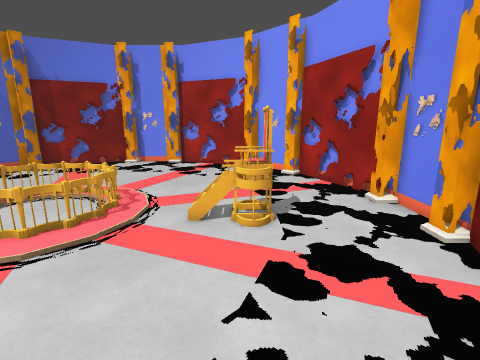
[1] (above)

12 first-person views from a walk through a 3-D level made in the Godot game engine. The camera is 1.5 m above the floor, tilts 12° down and sees 85° across. The floor is counted in squares, 0.5 m on a side. Each view is taken from the middle of a square. On the plan, view 1 faces up. The plan holds only what a view shows up to about 19 squares ahead; the rest is blank.

[2]
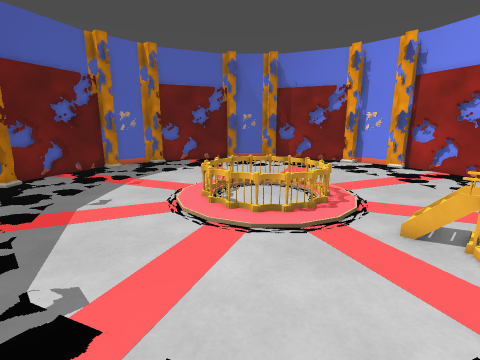

[3]
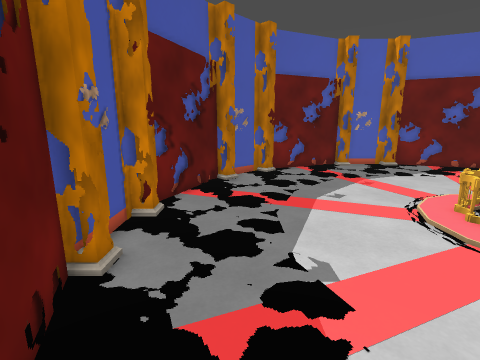

[4]
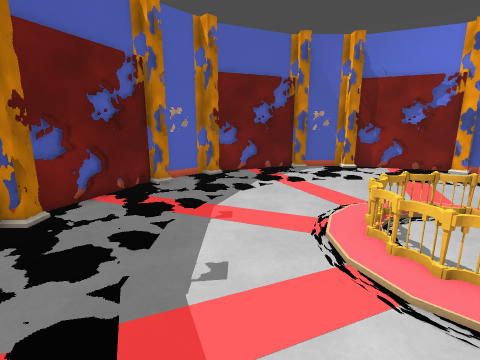

[5]
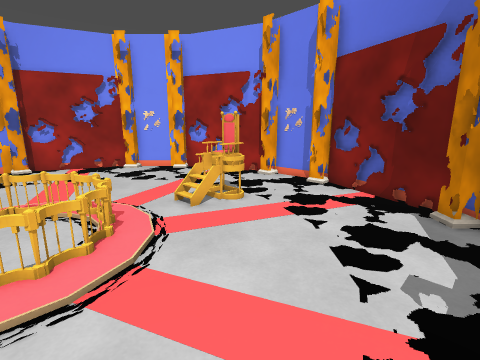

[6]
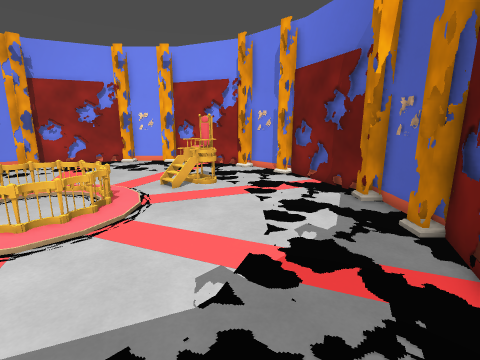

[7]
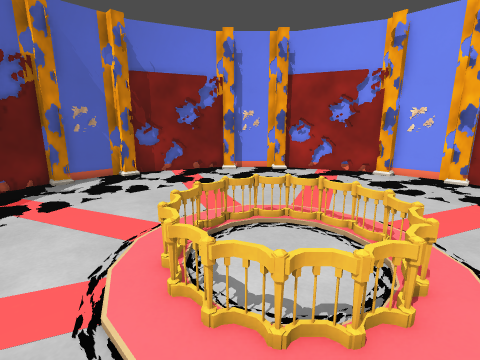

[8]
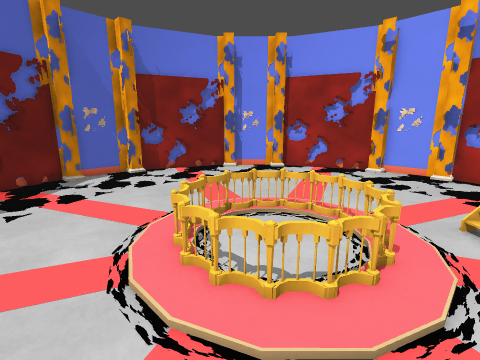

[9]
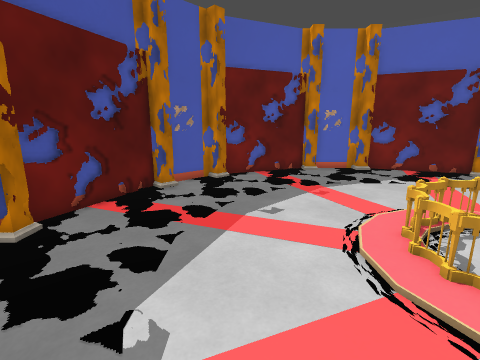

[10]
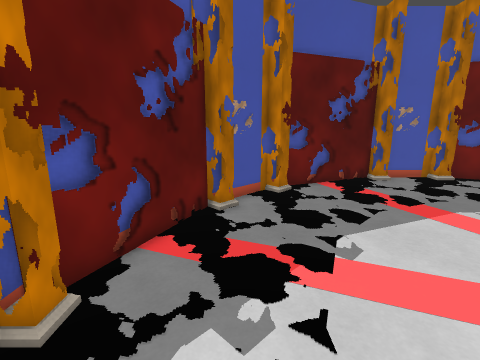

[11]
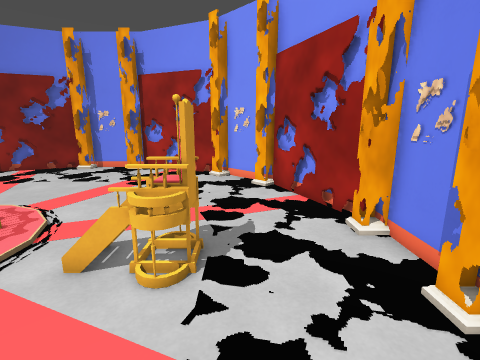

[12]
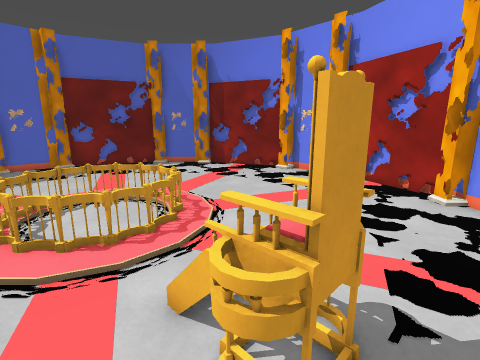

### Floor plan
Key: @ floor where view 1 was taken; # wall or solid block; . floor; = window, fence, low wall or low ledge; O other object.
Columns run from 20 left of view 1 to 6 right of it. Each row starts with its distance up from view 1.
 21         #####.#####
 20       ###.........###
 19      ##.............##
 18    ###...............###
 17    #...................#
 16   ##...................##
 15  ##.....................##
 14  #......................##
 13  #.......................#
 12 ##.......................##
 11 #...........===...........#
 10 #..........=...=....=.....#
  9 #.........==...==..O=#....#
  8 #.........==...==..O=#....#
  7 #..........=...=....=.....#
  6 #...........===...........#
  5 ##.......................##
  4  #.......................#
  3  #......................##
  2  ##.....................#
  1   ##...................##
  0    #................@..#
 -1    ###...............###
 -2      ##  ...........##
 -3       ###.........###
 -4         #####.#####

Positions as (right, up) in squares from view 1, and headings:
1: (0, 0), facing up
2: (0, 0), facing up-left
3: (0, -1), facing left
4: (-7, 0), facing up-left
5: (-7, 0), facing up-right
6: (-8, -3), facing up-right
7: (-8, 3), facing up
8: (-8, 2), facing up
9: (-2, 2), facing left
10: (1, 3), facing down-left
11: (2, 3), facing up
12: (2, 6), facing up-left
